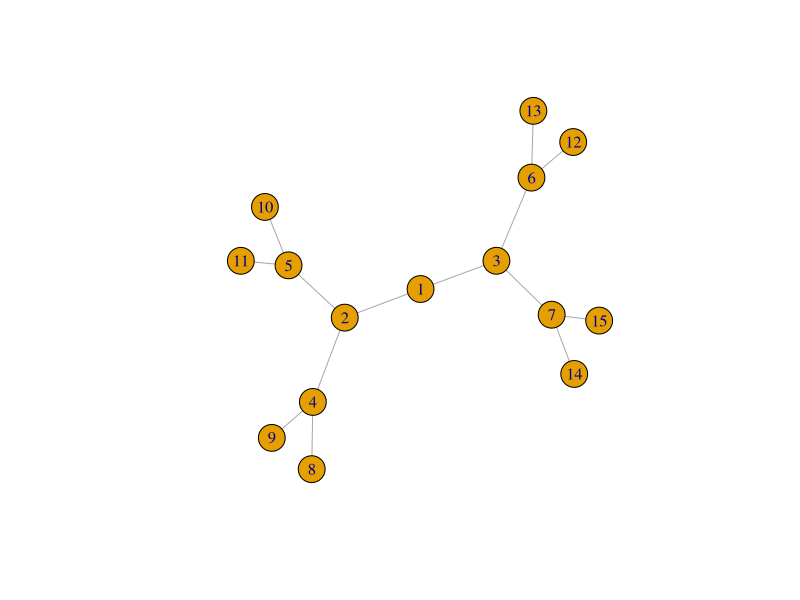
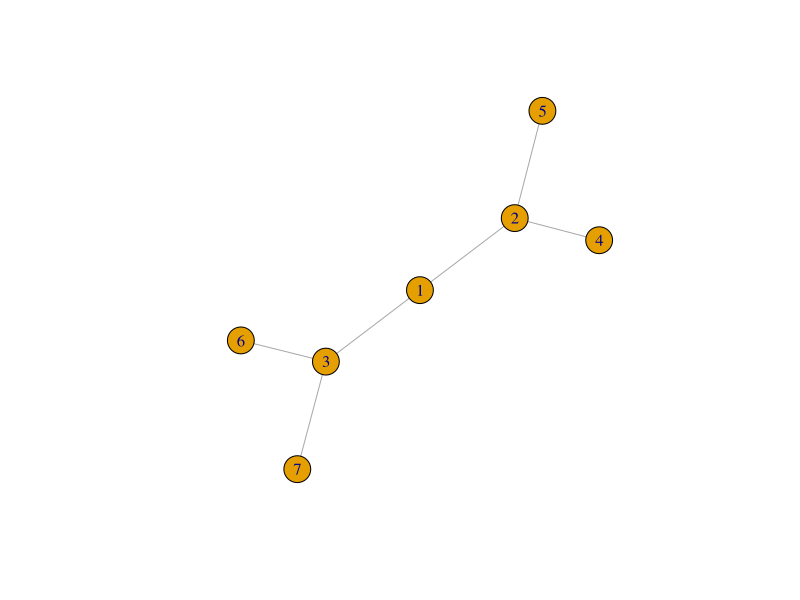
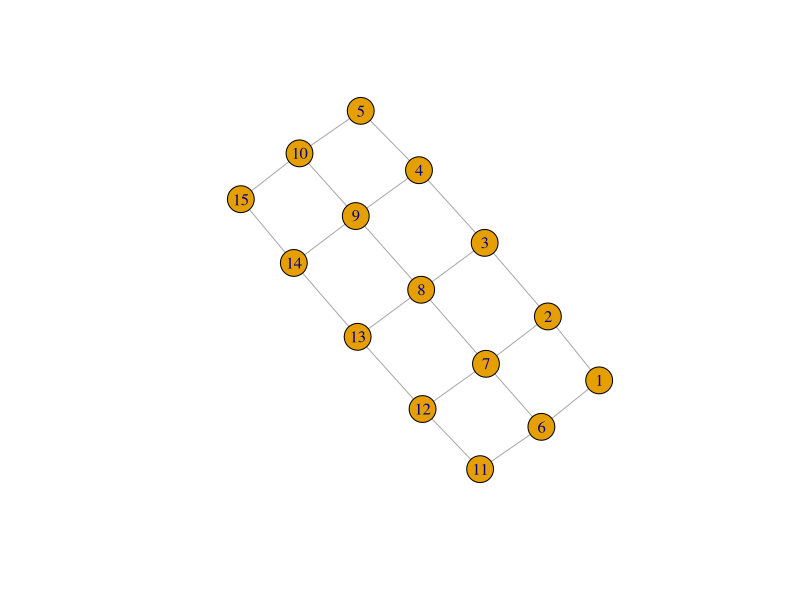
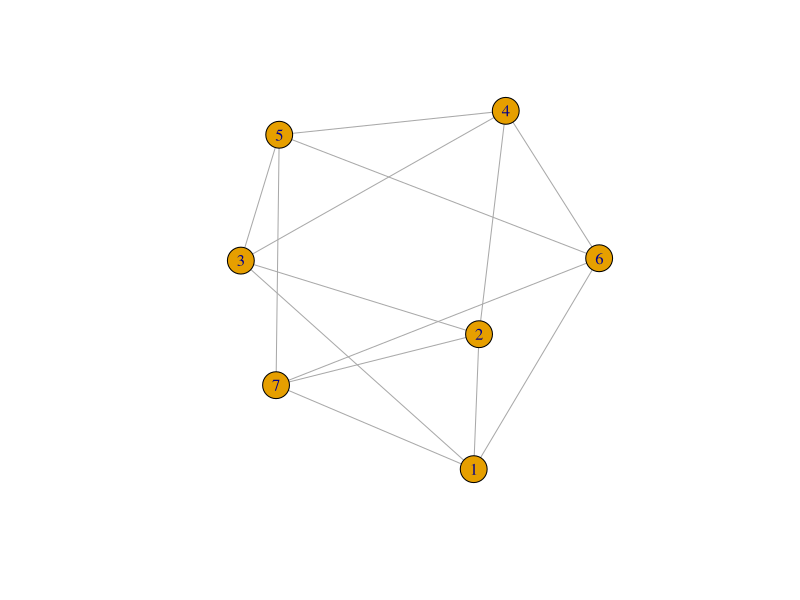
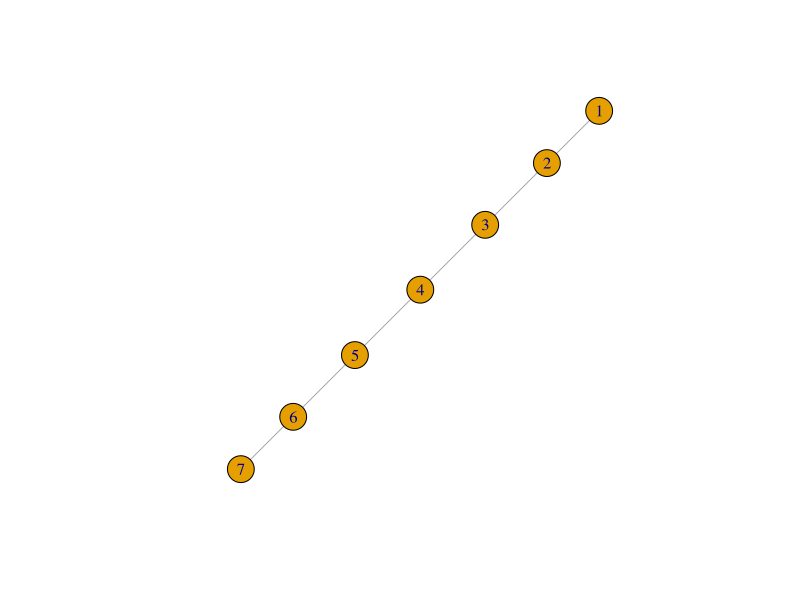
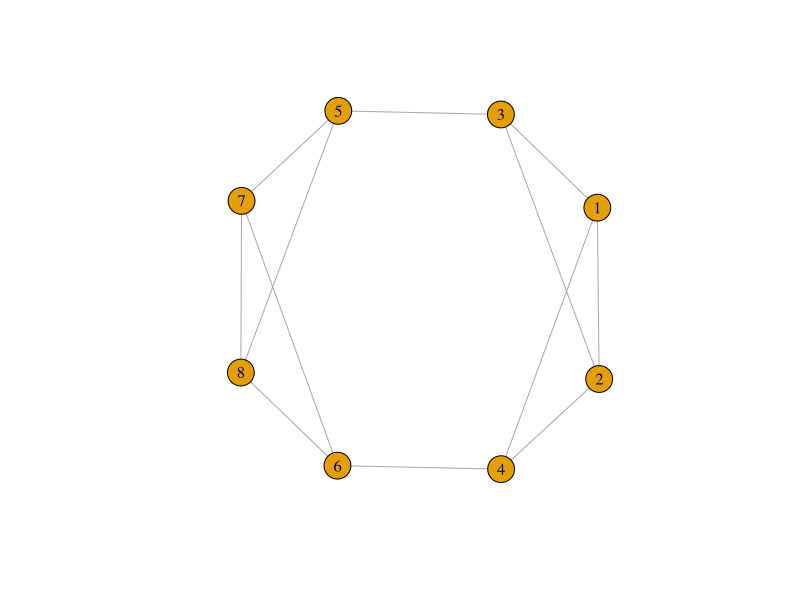
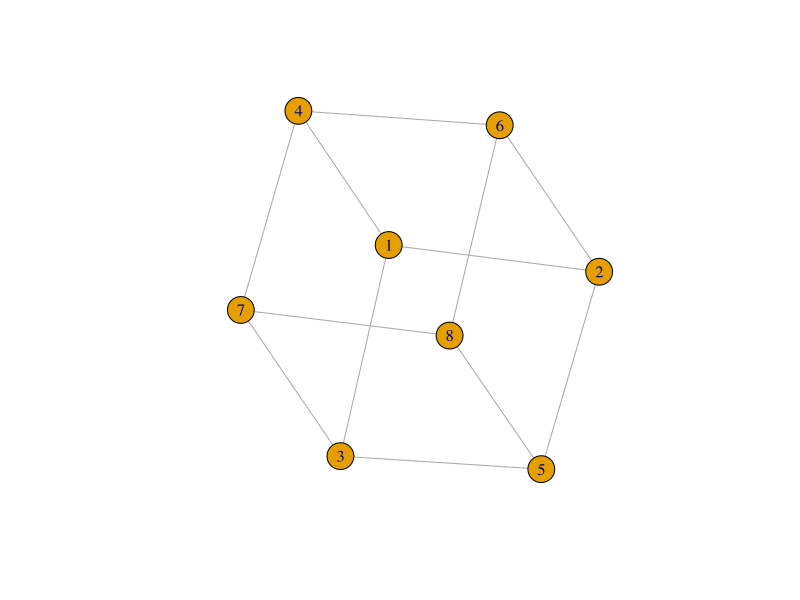

These figures' R source, in order: (Note: this script raises an error after producing the figures.)
library(igraph)
#########################################################################################################
#Anderson lab grpahs
#Dend 15
gt <- graph.tree(15, 2, "undirected") # Make the dendritic graph. 'undirected' option needs to be included to get the correct adjacency matrix
plot(gt) # Make a picture to check that it is right
gt.matrix <- as_adjacency_matrix(gt) # Get the adjacency matrix from the graph
gt.ev <- eigen(gt.matrix) # Get the eigenvalues of the adjacency matrix
gt.lambda_m <- max(gt.ev$values) # The max is what we want
gt.lambda_m

#dend.7
gt <- graph.tree(7, 2, "undirected") # Make the dendritic graph. 'undirected' option needs to be included to get the correct adjacency matrix
plot(gt) # Make a picture to check that it is right
gt.matrix <- as_adjacency_matrix(gt) # Get the adjacency matrix from the graph
gt.ev <- eigen(gt.matrix) # Get the eigenvalues of the adjacency matrix
gt.lambda_m <- max(gt.ev$values) # The max is what we want
gt.lambda_m

#lattice 15
gf <- make_lattice(c(5, 3), "undirected") # Make the lattice graph
plot(gf) # Picture
gf.matrix <- as_adjacency_matrix(gf) # Get the adjacency matrix from the graph
gf.ev <- eigen(gf.matrix) # Get the eigenvalues of the adjacency matrix 
gf.lambda_m <- max(gf.ev$values) # The max is what we want
gf.lambda_m

#lattice 7
#gf <- make_lattice(c(7, 1),circular=T) # Make the lattice graph
gf <- graph( edges=c(1,2, 1,7, 1,3, 1,6, 2,3, 2,4, 2,7, 3,4, 3,5, 4,5, 4,6, 5,6, 7,5, 7,6 ), n=7, directed=F ) 
plot(gf) # Picture
gf.matrix <- as_adjacency_matrix(gf) # Get the adjacency matrix from the graph
gf.ev <- eigen(gf.matrix) # Get the eigenvalues of the adjacency matrix 
gf.lambda_m <- max(gf.ev$values) # The max is what we want
gf.lambda_m

#straight 7
str.7 <- graph( edges=c(1,2, 2,3, 3,4, 4,5, 5,6, 6,7), n=7, directed=F ) 
plot(str.7)
gf.matrix <- as_adjacency_matrix(str.7) # Get the adjacency matrix from the graph
gf.ev <- eigen(gf.matrix) # Get the eigenvalues of the adjacency matrix 
gf.lambda_m <- max(gf.ev$values) # The max is what we want
gf.lambda_m

#########################################################################################################

#Sean Graphs
sean.big <- graph( edges=c(1,2, 1,3,1,4, 2,3, 2,4, 3,5,4,6, 6,8,6,7,5,7,5,8,7,8), n=8, directed=F ) 
plot(sean.big) # A simple plot of the network - we'll talk more about plots later
gf.matrix <- as_adjacency_matrix(sean.big) # Get the adjacency matrix from the graph
gf.ev <- eigen(gf.matrix) # Get the eigenvalues of the adjacency matrix 
gf.lambda_m <- max(gf.ev$values) # The max is what we want
gf.lambda_m

latt.big.eigen<-eigen(gf.matrix)$values
syn.latt.big<-max(latt.big.eigen)/latt.big.eigen[length(latt.big.eigen)-1]

sean.small <- graph( edges=c(1,3,1,2, 3,5, 3,7, 2,5, 2,6, 4,7, 4,6, 1,4,8,5,8,7,8,6), n=8, directed=F ) 
plot(sean.small)
gf.matrix <- as_adjacency_matrix(sean.small) # Get the adjacency matrix from the graph
gf.ev <- eigen(gf.matrix) # Get the eigenvalues of the adjacency matrix 
gf.lambda_m <- max(gf.ev$values) # The max is what we want
gf.lambda_m

latt.small.eigen<-eigen(gf.matrix)$values
syn.latt.small<-max(latt.small.eigen)/latt.small.eigen[lengthlatt.small.eigen-1]


#########################################################################################################

#Holyoak structures (Habitat Attributes and Persistence AmNat 2000)

A <- graph( edges=c(1,2), n=2, directed=F ) 
plot(A) 
gf.matrix <- as_adjacency_matrix(A) # Get the adjacency matrix from the graph
gf.ev <- eigen(gf.matrix) # Get the eigenvalues of the adjacency matrix 
gf.lambda_m <- max(gf.ev$values) # The max is what we want
gf.lambda_m

A.eigen<-eigen(gf.matrix)$values
syn.A<-max(A.eigen)/A.eigen[length(A.eigen)-1]


B <- graph( edges=c(1,2, 2,3, 3,1), n=3, directed=F ) 
plot(B) #
gf.matrix <- as_adjacency_matrix(B) # Get the adjacency matrix from the graph
gf.ev <- eigen(gf.matrix) # Get the eigenvalues of the adjacency matrix 
gf.lambda_m <- max(gf.ev$values) # The max is what we want
gf.lambda_m


B.eigen<-eigen(gf.matrix)$values
syn.B<-max(B.eigen)/B.eigen[length(B.eigen)-1]

C <- graph( edges=c(1,2, 2,3), n=3, directed=F ) 
plot(C)
gf.matrix <- as_adjacency_matrix(C) # Get the adjacency matrix from the graph
gf.ev <- eigen(gf.matrix) # Get the eigenvalues of the adjacency matrix 
gf.lambda_m <- max(gf.ev$values) # The max is what we want
gf.lambda_m

C.eigen<-eigen(gf.matrix)$values
syn.C<-max(C.eigen)/C.eigen[length(C.eigen)-1]



D <- graph( edges=c(1,2, 2,3, 3,1 ), n=3, directed=F ) 
plot(D) 
gf.matrix <- as_adjacency_matrix(D) # Get the adjacency matrix from the graph
gf.ev <- eigen(gf.matrix) # Get the eigenvalues of the adjacency matrix 
gf.lambda_m <- max(gf.ev$values) # The max is what we want
gf.lambda_m

D.eigen<-eigen(gf.matrix)$values
syn.D<-max(D.eigen)/D.eigen[length(D.eigen)-1]



E <- graph( edges=c(1,2, 2,3, 3,1, 2,1, 3,2, 3,1), n=3, directed=F ) 
plot(E) #wrong
gf.matrix <- as_adjacency_matrix(E) # Get the adjacency matrix from the graph
gf.ev <- eigen(gf.matrix) # Get the eigenvalues of the adjacency matrix 
gf.lambda_m <- max(gf.ev$values) # The max is what we want
gf.lambda_m

E.eigen<-eigen(gf.matrix)$values
syn.E<-max(E.eigen)/E.eigen[length(E.eigen)-1]


Fa <- graph( edges=c(1,2, 2,3, 3,4, 4,1, 1,3, 2,4), n=4, directed=F ) 
plot(Fa) #wroong
gf.matrix <- as_adjacency_matrix(Fa) # Get the adjacency matrix from the graph
gf.ev <- eigen(gf.matrix) # Get the eigenvalues of the adjacency matrix 
gf.lambda_m <- max(gf.ev$values) # The max is what we want
gf.lambda_m

Fa.eigen<-eigen(gf.matrix)$values
syn.Fa<-max(Fa.eigen)/Fa.eigen[length(Fa.eigen)-1]


G <- graph( edges=c(1,2, 2,3, 3,4), n=4, directed=F ) 
plot(G) 
gf.matrix <- as_adjacency_matrix(G) # Get the adjacency matrix from the graph
gf.ev <- eigen(gf.matrix) # Get the eigenvalues of the adjacency matrix 
gf.lambda_m <- max(gf.ev$values) # The max is what we want
gf.lambda_m

G.eigen<-eigen(gf.matrix)$values
syn.G<-max(G.eigen)/G.eigen[length(G.eigen)-1]


H <- graph( edges=c(1,2, 2,3, 3,4, 4,1), n=4, directed=F ) 
plot(H) 
gf.matrix <- as_adjacency_matrix(H) # Get the adjacency matrix from the graph
gf.ev <- eigen(gf.matrix) # Get the eigenvalues of the adjacency matrix 
gf.lambda_m <- max(gf.ev$values) # The max is what we want
gf.lambda_m

H.eigen<-eigen(gf.matrix)$values
syn.H<-max(H.eigen)/H.eigen[length(H.eigen)-1]


I <- graph( edges=c(1,2, 2,3, 3,4, 4,1,  1,3, 4,2), n=4, directed=F ) 
plot(I) #
gf.matrix <- as_adjacency_matrix(I) # Get the adjacency matrix from the graph
gf.ev <- eigen(gf.matrix) # Get the eigenvalues of the adjacency matrix 
gf.lambda_m <- max(gf.ev$values) # The max is what we want
gf.lambda_m

I.eigen<-eigen(gf.matrix)$values
syn.I<-max(I.eigen)/I.eigen[length(I.eigen)-1]
#########################################################################################################
#holy 9 and 15

big <- graph( edges=c(1,2, 1,6,1,7, 2,7, 2,8, 2,6, 2,3, 3,7,3,8, 3,9, 3,4, 4,8, 4,9, 4,10, 4,5, 5,9, 5,10, 10,9, 10,15, 10,14, 9,8, 9,13, 9,14, 9,15, 8,14, 8,13, 8,12, 8,7, 7,13, 7,12, 7,11, 7,6, 6,11, 6,12, 11,12, 11,16, 11,17, 12,13, 12,17 ,12,16, 12,18, 13,14 ,13,17, 13,18 ,13,19, 14,18, 14,19, 14,15, 14,20, 15,19, 15,20, 16,21, 20,19, 20,25, 20,24, 19,25, 19,24, 19,23, 19,18, 18,24, 18,23, 18,22, 18,17, 17,23, 17,22, 17,21, 17,16,  16,22, 21,22, 22,23, 23,24, 24,25 ), n=25, directed=F ) 
plot(big) # A simple plot of the network - we'll talk more about plots later
gf.matrix <- as_adjacency_matrix(big) # Get the adjacency matrix from the graph
gf.ev <- eigen(gf.matrix) # Get the eigenvalues of the adjacency matrix 
gf.lambda_m <- max(gf.ev$values) # The max is what we want
gf.lambda_m

small <- graph( edges=c(1,2, 1,4, 1,5, 2,4, 2,5, 2,3,2,6, 3,5, 3,6, 6,5, 6,9, 6,8, 5,4, 5,8, 5,9, 5,7, 4,7, 4,8, 7,8, 8,9), n=9, directed=F ) 
plot(small)
gf.matrix <- as_adjacency_matrix(small) # Get the adjacency matrix from the graph
gf.ev <- eigen(gf.matrix) # Get the eigenvalues of the adjacency matrix 
gf.lambda_m <- max(gf.ev$values) # The max is what we want
gf.lambda_m

